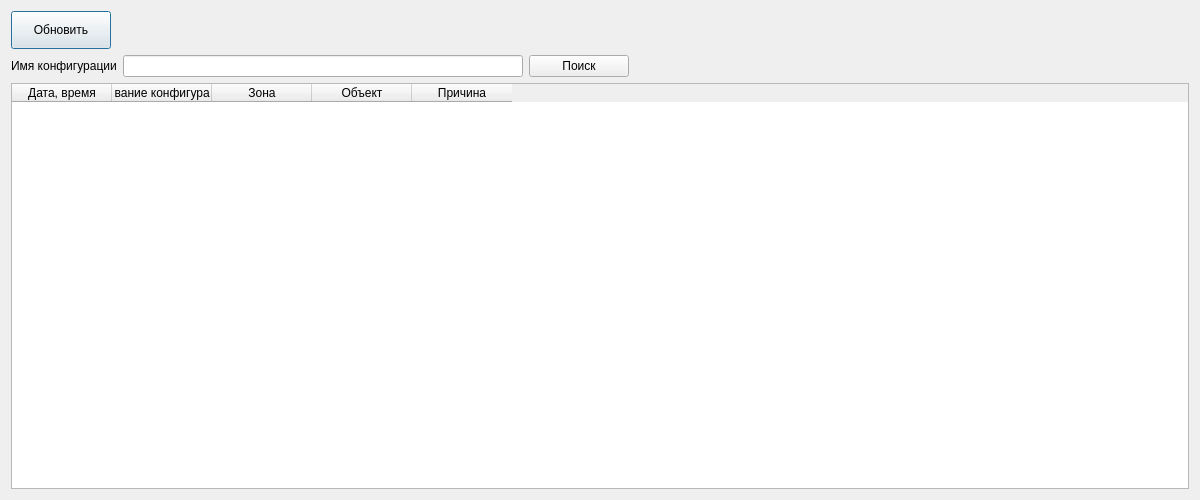
<?xml version="1.0" encoding="UTF-8"?>
<ui version="4.0">
 <class>LogWindow</class>
 <widget class="QDialog" name="LogWindow">
  <property name="geometry">
   <rect>
    <x>0</x>
    <y>0</y>
    <width>1200</width>
    <height>500</height>
   </rect>
  </property>
  <property name="minimumSize">
   <size>
    <width>1200</width>
    <height>500</height>
   </size>
  </property>
  <property name="windowTitle">
   <string>Журнал</string>
  </property>
  <layout class="QVBoxLayout" name="verticalLayout">
   <item>
    <layout class="QHBoxLayout" name="horizontalLayout">
     <item>
      <widget class="QPushButton" name="btnRefresh">
       <property name="minimumSize">
        <size>
         <width>100</width>
         <height>38</height>
        </size>
       </property>
       <property name="maximumSize">
        <size>
         <width>100</width>
         <height>38</height>
        </size>
       </property>
       <property name="text">
        <string>Обновить</string>
       </property>
      </widget>
     </item>
     <item>
      <spacer name="horizontalSpacer">
       <property name="orientation">
        <enum>Qt::Horizontal</enum>
       </property>
       <property name="sizeHint" stdset="0">
        <size>
         <width>40</width>
         <height>20</height>
        </size>
       </property>
      </spacer>
     </item>
    </layout>
   </item>
   <item>
    <layout class="QHBoxLayout" name="horizontalLayout_2">
     <item>
      <widget class="QLabel" name="label">
       <property name="text">
        <string>Имя конфигурации</string>
       </property>
      </widget>
     </item>
     <item>
      <widget class="QLineEdit" name="lineEdit">
       <property name="maximumSize">
        <size>
         <width>400</width>
         <height>16777215</height>
        </size>
       </property>
      </widget>
     </item>
     <item>
      <widget class="QPushButton" name="pushButton">
       <property name="minimumSize">
        <size>
         <width>100</width>
         <height>0</height>
        </size>
       </property>
       <property name="maximumSize">
        <size>
         <width>100</width>
         <height>50</height>
        </size>
       </property>
       <property name="text">
        <string>Поиск</string>
       </property>
      </widget>
     </item>
     <item>
      <spacer name="horizontalSpacer_2">
       <property name="orientation">
        <enum>Qt::Horizontal</enum>
       </property>
       <property name="sizeHint" stdset="0">
        <size>
         <width>40</width>
         <height>20</height>
        </size>
       </property>
      </spacer>
     </item>
    </layout>
   </item>
   <item>
    <widget class="QTableWidget" name="tableWidgetLog">
     <attribute name="horizontalHeaderHighlightSections">
      <bool>true</bool>
     </attribute>
     <attribute name="horizontalHeaderStretchLastSection">
      <bool>false</bool>
     </attribute>
     <column>
      <property name="text">
       <string>Дата, время</string>
      </property>
     </column>
     <column>
      <property name="text">
       <string>Название конфигурации</string>
      </property>
     </column>
     <column>
      <property name="text">
       <string>Зона</string>
      </property>
     </column>
     <column>
      <property name="text">
       <string>Объект</string>
      </property>
     </column>
     <column>
      <property name="text">
       <string>Причина</string>
      </property>
     </column>
    </widget>
   </item>
  </layout>
 </widget>
 <resources/>
 <connections/>
</ui>
